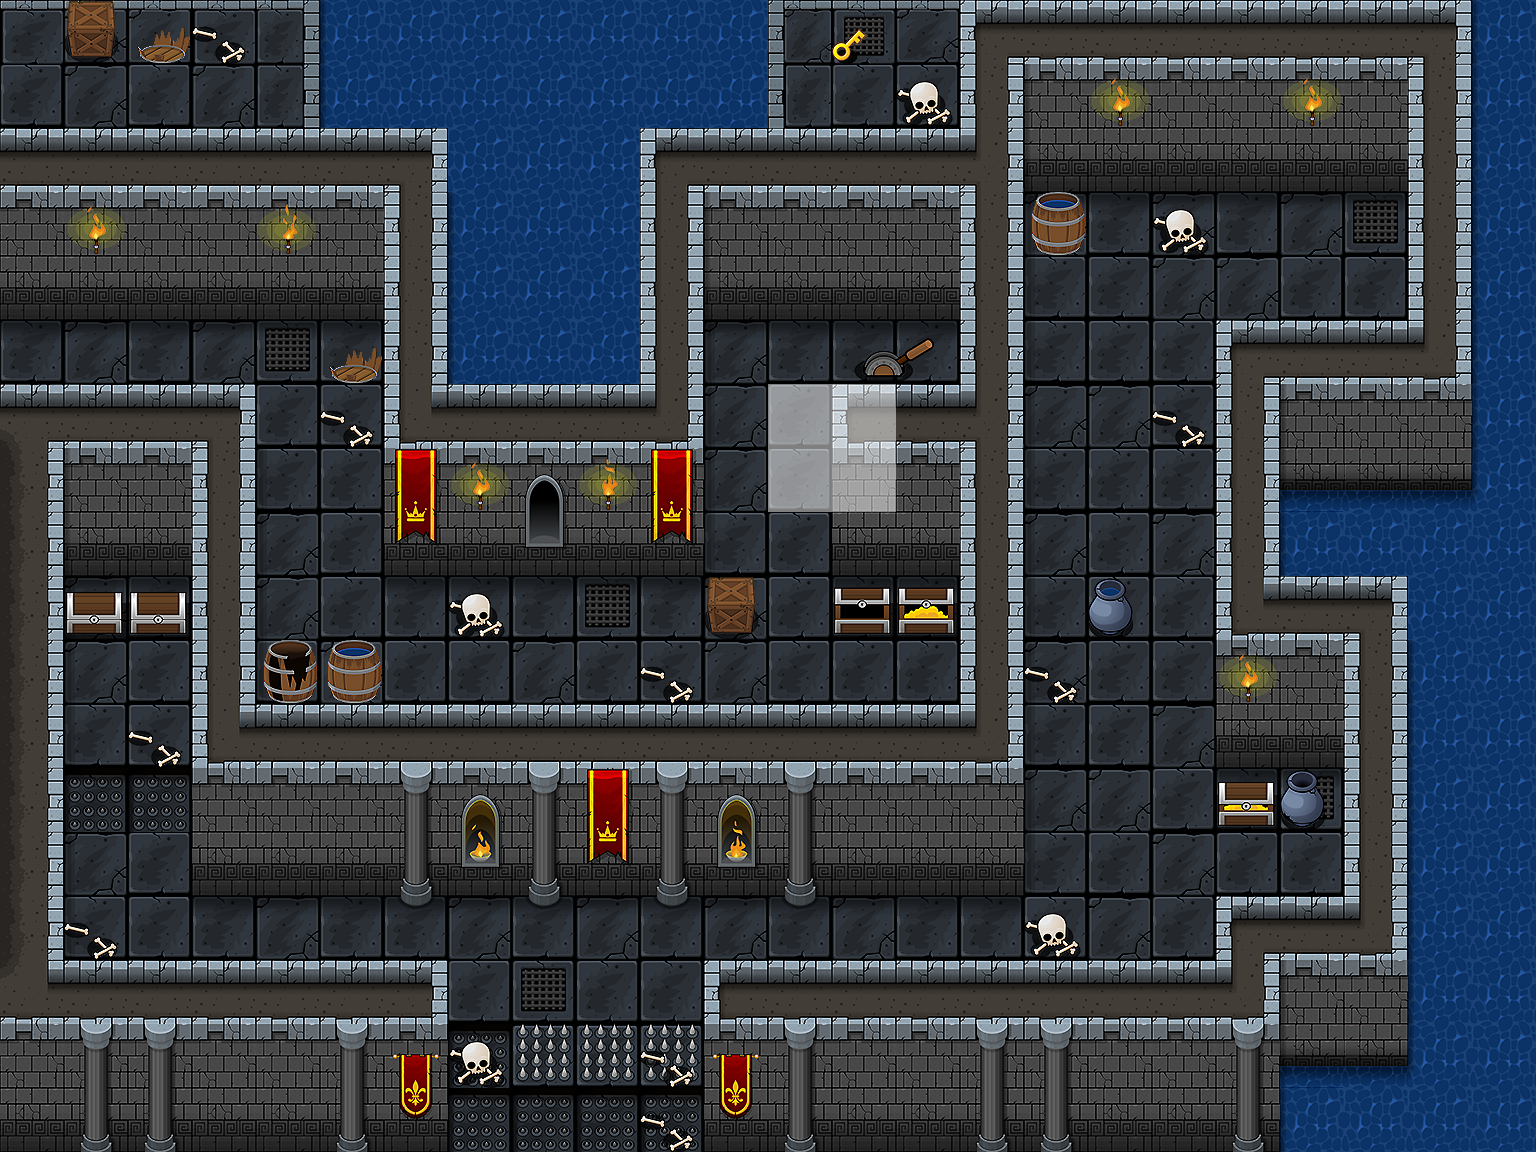

A level layout from a 2D game, rendered from its tile map. Below: a short description, then the map file with its tile-grid data intact:
An orthogonal 24x18 tile map with 64x64 px tiles, 4 tile layers (flour, blockLayer, onBlockLayer, drawLayer).

<map version="1.0" tiledversion="1.1.6" orientation="orthogonal" renderorder="right-down" width="24" height="18" tilewidth="64" tileheight="64" infinite="0" nextobjectid="1">
 <tileset firstgid="1" name="tileSheets" tilewidth="64" tileheight="64" tilecount="273" columns="13">
  <image source="tileSheet.png" width="832" height="1344" />
 </tileset>
 <layer name="flour" width="24" height="18">
  <data encoding="csv">
96,97,97,96,119,134,134,134,134,134,134,134,118,95,97,0,0,0,0,0,0,0,0,134,
56,57,56,57,81,134,134,134,134,134,134,134,85,56,56,0,0,0,0,0,0,0,0,134,
0,0,0,0,0,0,0,134,134,134,0,0,0,0,0,0,0,0,0,0,0,0,0,134,
0,0,0,0,0,0,0,134,134,134,0,0,0,0,0,0,41,45,43,45,43,42,0,134,
0,0,0,0,0,0,0,134,134,134,0,0,0,0,0,0,33,56,57,57,56,56,0,0,
45,43,45,43,42,45,0,134,134,134,0,41,45,45,45,0,33,56,56,0,0,0,0,0,
0,0,0,0,56,56,0,0,0,0,0,20,0,0,0,0,20,57,56,0,0,0,0,0,
0,0,0,0,33,56,0,0,0,0,0,20,0,0,0,0,33,56,56,0,0,0,0,134,
0,0,0,0,20,56,0,0,0,0,0,33,56,0,0,0,20,56,57,0,134,134,134,134,
0,41,45,0,20,56,45,45,45,42,45,46,56,45,45,0,33,56,56,0,0,0,134,134,
0,20,56,0,33,57,56,56,57,56,56,57,56,56,56,0,20,56,56,0,0,0,134,134,
0,33,56,0,0,0,0,0,0,0,0,0,0,0,0,0,33,56,57,0,0,0,134,134,
0,230,230,0,0,0,0,0,0,0,0,0,0,0,0,0,20,57,56,45,42,0,134,134,
0,20,56,0,0,0,0,0,0,0,0,0,0,0,0,0,33,56,57,56,56,0,134,134,
0,33,56,45,43,45,44,43,44,43,44,43,44,43,45,45,56,57,56,0,0,0,134,134,
0,0,0,0,0,0,0,56,58,56,56,0,0,0,0,0,0,0,0,0,0,0,134,134,
0,0,0,0,0,0,0,230,231,231,231,0,0,0,0,0,0,0,0,0,0,0,134,134,
0,0,0,0,0,0,0,230,230,230,230,0,0,0,0,0,0,0,0,0,134,134,134,134
</data>
 </layer>
 <layer name="blockLayer" width="24" height="18">
  <data encoding="csv">
0,169,241,180,0,133,0,0,0,0,0,0,0,181,0,61,3,3,3,3,3,3,62,133,
0,0,0,0,0,133,0,0,0,0,0,0,0,0,179,27,15,19,19,19,19,19,27,133,
5,5,5,5,5,5,62,0,0,0,61,5,5,5,5,77,28,32,32,32,32,32,27,133,
19,19,19,19,19,19,27,133,0,0,27,15,19,19,19,27,236,0,179,0,0,0,27,133,
32,32,32,32,32,32,27,133,0,0,27,28,32,32,32,27,0,0,0,0,0,0,27,133,
0,0,0,0,0,241,27,133,0,0,27,0,0,254,255,27,0,0,0,61,5,5,75,133,
117,5,5,62,0,180,74,5,5,5,75,0,0,0,3,77,0,0,180,27,15,19,19,133,
24,15,19,27,0,0,16,19,19,19,16,0,0,0,19,27,0,0,0,27,66,79,79,146,
24,28,32,27,0,0,29,32,32,32,29,0,0,32,32,27,0,0,0,27,133,0,0,0,
24,166,166,27,0,0,0,179,0,0,0,169,0,168,164,27,0,177,0,74,5,62,0,0,
24,0,0,27,238,236,0,0,0,0,180,0,0,0,0,27,180,0,0,19,19,27,133,0,
24,0,180,74,5,5,5,5,5,5,5,5,5,5,5,75,0,0,0,32,32,27,133,0,
24,0,0,19,19,19,18,19,18,16,18,19,18,19,19,19,0,0,0,165,178,27,133,0,
24,0,0,32,32,32,31,32,31,29,31,32,31,32,32,32,0,0,0,0,0,27,133,0,
24,180,0,0,0,0,0,0,0,0,0,0,0,0,0,0,179,0,0,61,5,75,133,0,
104,3,3,3,3,3,6,0,0,0,0,2,3,3,3,3,3,3,3,75,15,19,133,0,
19,18,18,19,19,18,17,179,0,0,180,17,18,19,19,18,18,19,19,18,66,79,146,0,
32,31,31,32,32,31,30,0,0,0,180,30,31,32,32,31,31,32,32,31,133,0,0,0
</data>
 </layer>
 <layer name="onBlockLayer" width="24" height="18">
  <data encoding="csv">
0,0,0,0,0,0,0,0,0,0,0,0,0,0,0,0,0,0,0,0,0,0,0,0,
0,0,0,0,0,0,0,0,0,0,0,0,0,0,0,0,0,191,0,0,191,0,0,0,
0,0,0,0,0,0,0,0,0,0,0,0,0,0,0,0,0,0,0,0,0,0,0,0,
0,191,0,0,194,0,0,0,0,0,0,0,0,0,0,0,0,0,0,0,0,0,0,0,
0,0,0,0,0,0,0,0,0,0,0,0,0,0,0,0,0,0,0,0,0,0,0,0,
0,0,0,0,0,0,0,0,0,0,0,0,0,0,0,0,0,0,0,0,0,0,0,0,
0,0,0,0,0,0,0,0,0,0,0,0,0,0,0,0,0,0,0,0,0,0,0,0,
0,0,0,0,0,0,0,191,208,193,0,0,0,0,0,0,0,0,0,0,0,0,0,0,
0,0,0,0,0,0,0,0,221,0,0,0,0,0,0,0,0,0,0,0,0,0,0,0,
0,0,0,0,0,0,0,0,0,0,0,0,0,0,0,0,0,0,0,0,0,0,0,0,
0,0,0,0,0,0,0,0,0,0,0,0,0,0,0,0,0,0,0,191,0,0,0,0,
0,0,0,0,0,0,0,0,0,0,0,0,0,0,0,0,0,0,0,0,0,0,0,0,
0,0,0,0,0,0,0,204,0,0,0,206,0,0,0,0,0,0,0,0,0,0,0,0,
0,0,0,0,0,0,0,217,0,0,0,219,0,0,0,0,0,0,0,0,0,0,0,0,
0,0,0,0,0,0,0,0,0,0,0,0,0,0,0,0,0,0,0,0,0,0,0,0,
0,0,0,0,0,0,0,0,0,0,0,0,0,0,0,0,0,0,0,0,0,0,0,0,
0,0,0,0,0,0,0,0,0,0,0,0,0,0,0,0,0,0,0,0,0,0,0,0,
0,0,0,0,0,0,0,0,0,0,0,0,0,0,0,0,0,0,0,0,0,0,0,0
</data>
 </layer>
 <layer name="drawLayer" width="24" height="18">
  <data encoding="csv">
0,0,0,0,0,0,0,0,0,0,0,0,0,0,0,0,0,0,0,0,0,0,0,0,
0,0,0,0,0,0,0,0,0,0,0,0,0,0,0,0,0,0,0,0,0,0,0,0,
0,0,0,0,0,0,0,0,0,0,0,0,0,0,0,0,0,0,0,0,0,0,0,0,
0,0,0,0,0,0,0,0,0,0,0,0,0,0,0,0,0,0,0,0,0,0,0,0,
0,0,0,0,0,0,0,0,0,0,0,0,0,0,0,0,0,0,0,0,0,0,0,0,
0,0,0,0,0,0,0,0,0,0,0,0,0,0,0,0,0,0,0,0,0,0,0,0,
0,0,0,0,0,0,0,0,0,0,0,0,267,264,0,0,0,0,0,0,0,0,0,0,
0,0,0,0,0,0,0,0,0,0,0,0,267,270,0,0,0,0,0,0,0,0,0,0,
0,0,0,0,0,0,0,0,0,0,0,0,0,0,0,0,0,0,0,0,0,0,0,0,
0,0,0,0,0,0,0,0,0,0,0,0,0,0,0,0,0,0,0,0,0,0,0,0,
0,0,0,0,0,0,0,0,0,0,0,0,0,0,0,0,0,0,0,0,0,0,0,0,
0,0,0,0,0,0,0,0,0,0,0,0,0,0,0,0,0,0,0,0,0,0,0,0,
0,0,0,0,0,0,0,0,0,0,0,0,0,0,0,0,0,0,0,0,0,0,0,0,
0,0,0,0,0,0,0,0,0,0,0,0,0,0,0,0,0,0,0,0,0,0,0,0,
0,0,0,0,0,0,0,0,0,0,0,0,0,0,0,0,0,0,0,0,0,0,0,0,
0,0,0,0,0,0,0,0,0,0,0,0,0,0,0,0,0,0,0,0,0,0,0,0,
0,0,0,0,0,0,0,0,0,0,0,0,0,0,0,0,0,0,0,0,0,0,0,0,
0,0,0,0,0,0,0,0,0,0,0,0,0,0,0,0,0,0,0,0,0,0,0,0
</data>
 </layer>
</map>
